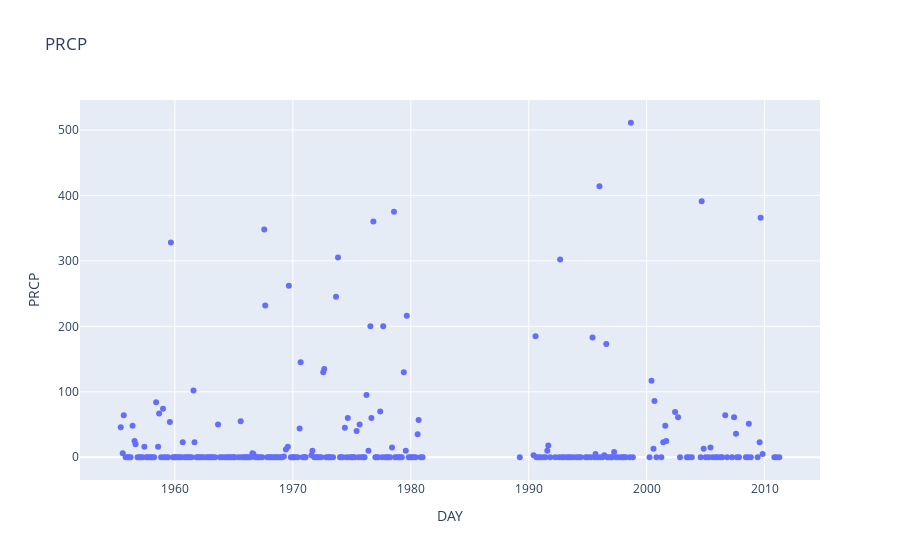

Notebook source saved alongside this figure:
### Code cell
#PRCP
fig_weather_PRCP = px.scatter(weather, x="DAY", y="PRCP",height=400, title="PRCP")
fig_weather_PRCP.show()

### Figure 1 — Plotly figure (JSON) as saved in the notebook; plotly's stock layout.template omitted (floating-point values rounded to 4 significant figures; data arrays with more than 128 entries replaced by an {"elided": "..."} marker saying what was removed)
{"data": [{"hoverlabel": {"namelength": 0}, "hovertemplate": "DAY=%{x}<br>PRCP=%{y}", "legendgroup": "", "marker": {"color": "#636efa", "symbol": "circle"}, "mode": "markers", "name": "", "showlegend": false, "type": "scatter", "x": {"elided": "267 str values"}, "xaxis": "x", "y": {"elided": "267 str values"}, "yaxis": "y"}], "layout": {"autosize": true, "legend": {"tracegroupgap": 0}, "title": {"text": "PRCP"}, "xaxis": {"anchor": "y", "autorange": true, "domain": [0, 1], "range": ["1952-01-19 19:12:52.7121", "2014-08-09 04:47:07.2879"], "title": {"text": "DAY"}, "type": "date"}, "yaxis": {"anchor": "x", "autorange": true, "domain": [0, 1], "range": [-37.43, 548.4], "title": {"text": "PRCP"}, "type": "linear"}}}
